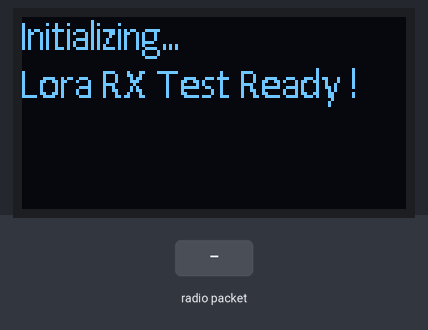
A sketch run on a simulated Arduino Uno, built with avr-gcc and run on an emulated ATmega328P. On the bench: 128×64 one-colour display. The test bench sets the inputs (shaded band). No radio packets arrive unless stated; what the sketch prints to the serial monitor is not drawn.

Above: at 3.2 s.
3.3 s: radio packet "1" arrives
At 3.6 s:
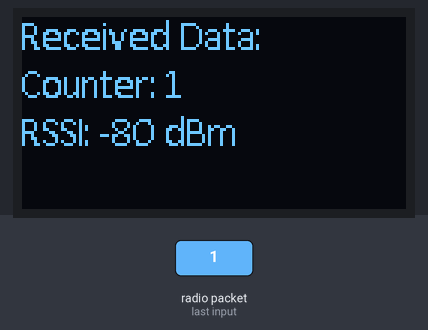
4.8 s: radio packet "0" arrives
At 6.0 s:
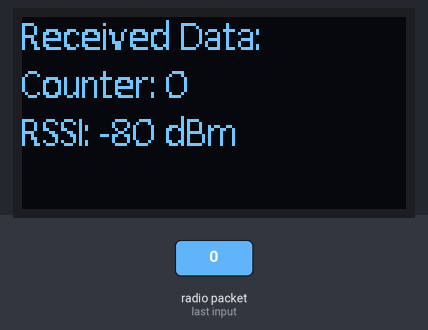
6.3 s: radio packet "2" arrives
At 7.1 s:
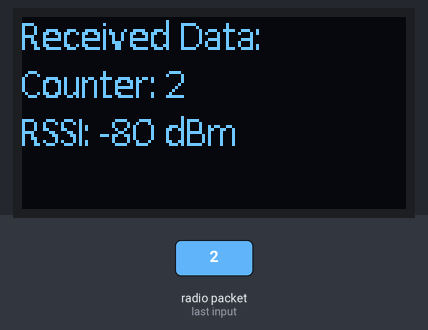
Timing chart, 0 to 9.3 s (numbered marks = the images above; inputs shaded):
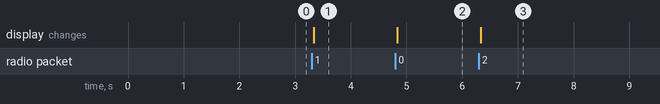

The sketch:

lora1_prk1_LORA_RX.ino
```cpp
//by : Nyoman Yudi Kurniawan
//for : TRSE - Undiksha - 2025
//www.aisi555.com


#include <SPI.h>
#include <LoRa.h>
#include "SSD1306Ascii.h"
#include "SSD1306AsciiWire.h"

// Define LoRa pins
#define LORA_CS_PIN 10
#define LORA_RST_PIN 9
#define LORA_DIO0_PIN 2

// OLED settings
#define I2C_ADDRESS 0x3C
#define RST_PIN -1

SSD1306AsciiWire oled;

void setup() {
  Serial.begin(9600);
  while (!Serial); // Wait for serial monitor to open

  // Initialize OLED

  Wire.begin();
  Wire.setClock(400000L);

  oled.begin(&Adafruit128x64, I2C_ADDRESS);
  oled.setFont(Callibri14);
  oled.clear();
  oled.println("Initializing...");

  // Initialize LoRa
  Serial.println("Initializing LoRa...");
  SPI.begin();
  LoRa.setPins(LORA_CS_PIN, LORA_RST_PIN, LORA_DIO0_PIN);

  if (!LoRa.begin(433E6)) { // Set frequency to 433 MHz
    Serial.println("LoRa initialization failed!");
    while (1);
  }
  Serial.println("LoRa initialized successfully.");

  // Clear OLED oled
   oled.println("Lora RX Test Ready !");
   delay(2000);
}

void loop() {
  // Check for incoming LoRa packets
  int packetSize = LoRa.parsePacket();
  if (packetSize) {
    // Read the packet
    String incomingData = "";
    while (LoRa.available()) {
      incomingData += (char)LoRa.read();
    }

    // Get RSSI
    int rssi = LoRa.packetRssi();

    // oled data on serial monitor
    Serial.print("Received counter: ");
    Serial.println(incomingData);
    Serial.print("RSSI: ");
    Serial.println(rssi);

    // Update OLED oled
    oled.clear();
    oled.println("Received Data:");
    oled.print("Counter: ");
    oled.println(incomingData);
    oled.print("RSSI: ");
    oled.print(rssi);
    oled.println(" dBm");
  }
}
```

Measured:
- after the input at 3.3 s, the display: changes at once (image 1)
- after the input at 4.8 s, the display: changes at once (image 2)
- after the input at 6.3 s, the display: changes at once (image 3)
